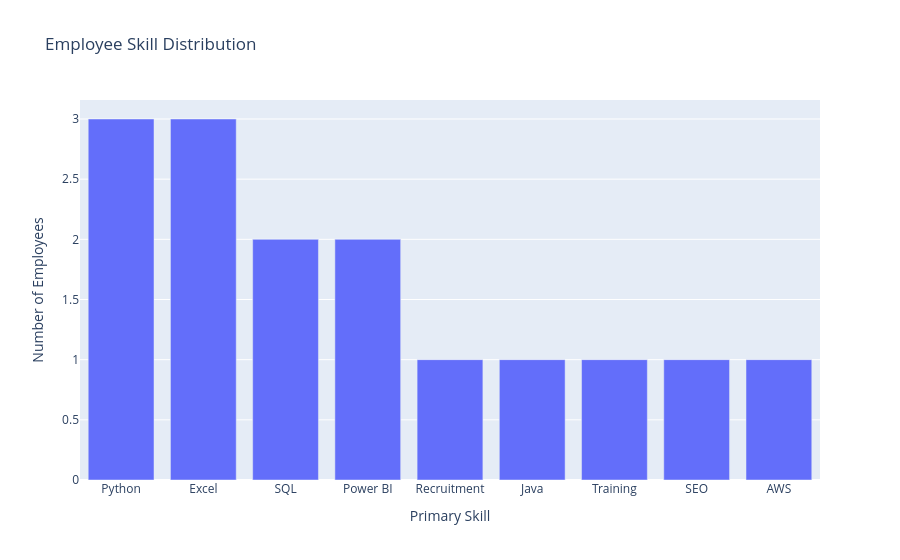

Write notebook code for a chart like this one.
### Code cell
fig = px.bar(
    x=skill_count.index,
    y=skill_count.values,
    title="Employee Skill Distribution",
    labels={
        "x": "Primary Skill",
        "y": "Number of Employees"
    }
)

fig.show()

### Figure 1 — Plotly figure (JSON) as saved in the notebook; plotly's stock layout.template omitted (floating-point values rounded to 4 significant figures)
{"data": [{"hovertemplate": "Primary Skill=%{x}<br>Number of Employees=%{y}<extra></extra>", "legendgroup": "", "marker": {"color": "#636efa", "pattern": {"shape": ""}}, "name": "", "orientation": "v", "showlegend": false, "textposition": "auto", "type": "bar", "x": ["Python", "Excel", "SQL", "Power BI", "Recruitment", "Java", "Training", "SEO", "AWS"], "xaxis": "x", "y": [3, 3, 2, 2, 1, 1, 1, 1, 1], "yaxis": "y"}], "layout": {"barmode": "relative", "legend": {"tracegroupgap": 0}, "title": {"text": "Employee Skill Distribution"}, "xaxis": {"anchor": "y", "domain": [0, 1], "title": {"text": "Primary Skill"}}, "yaxis": {"anchor": "x", "domain": [0, 1], "title": {"text": "Number of Employees"}}}}
